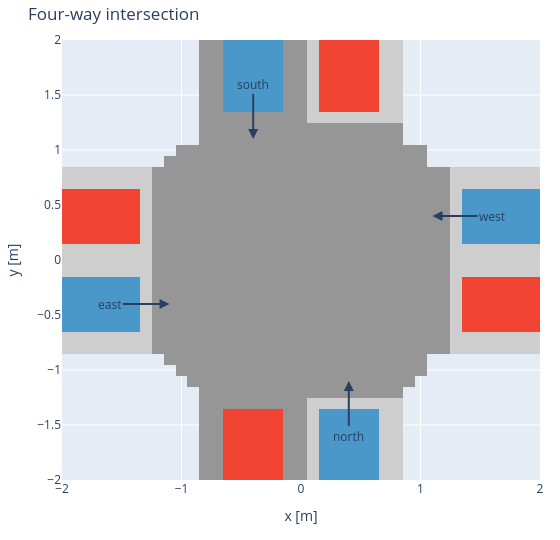

The notebook cell saved with this chart:
### Code cell
# Roads (grey), entry zones (blue) and exit zones (red), projected over (t, h, v); arrows at the entry states.
figure = impl.plot(*((ROAD[d](impl), dict(colorscale='Greys', value=.3)) for d in MAP),
                   *((ENTRY_ZONE[d](impl), dict(colorscale='Blues', value=.6)) for d in MAP),
                   *((EXIT_ZONE[d](impl), dict(colorscale='Reds', value=.6)) for d in MAP),
                   method='bitmap', axes=('x', 'y'),
                   layout=dict(title='Four-way intersection', width=560, height=540))
for d, (px, py, ph, _) in ENTRY.items():
    figure.add_annotation(x=px + .5*np.cos(ph), y=py + .5*np.sin(ph), ax=px, ay=py, axref='x', ayref='y',
                          text=d, arrowhead=2, arrowwidth=2)
figure.show()

### Figure 1 — Plotly figure (JSON) as saved in the notebook; plotly's stock layout.template omitted (floating-point values rounded to 4 significant figures; data arrays with more than 128 entries replaced by an {"elided": "..."} marker saying what was removed)
{"data": [{"colorscale": [[0, "rgb(255,255,255)"], [0.125, "rgb(240,240,240)"], [0.25, "rgb(217,217,217)"], [0.375, "rgb(189,189,189)"], [0.5, "rgb(150,150,150)"], [0.625, "rgb(115,115,115)"], [0.75, "rgb(82,82,82)"], [0.875, "rgb(37,37,37)"], [1, "rgb(0,0,0)"]], "showscale": false, "type": "heatmap", "x": {"elided": "1681 float values"}, "y": {"elided": "1681 float values"}, "z": {"elided": "1681 float values"}, "zmax": 1, "zmin": 0}, {"colorscale": [[0, "rgb(255,255,255)"], [0.125, "rgb(240,240,240)"], [0.25, "rgb(217,217,217)"], [0.375, "rgb(189,189,189)"], [0.5, "rgb(150,150,150)"], [0.625, "rgb(115,115,115)"], [0.75, "rgb(82,82,82)"], [0.875, "rgb(37,37,37)"], [1, "rgb(0,0,0)"]], "showscale": false, "type": "heatmap", "x": {"elided": "1681 float values"}, "y": {"elided": "1681 float values"}, "z": {"elided": "1681 float values"}, "zmax": 1, "zmin": 0}, {"colorscale": [[0, "rgb(255,255,255)"], [0.125, "rgb(240,240,240)"], [0.25, "rgb(217,217,217)"], [0.375, "rgb(189,189,189)"], [0.5, "rgb(150,150,150)"], [0.625, "rgb(115,115,115)"], [0.75, "rgb(82,82,82)"], [0.875, "rgb(37,37,37)"], [1, "rgb(0,0,0)"]], "showscale": false, "type": "heatmap", "x": {"elided": "1681 float values"}, "y": {"elided": "1681 float values"}, "z": {"elided": "1681 float values"}, "zmax": 1, "zmin": 0}, {"colorscale": [[0, "rgb(255,255,255)"], [0.125, "rgb(240,240,240)"], [0.25, "rgb(217,217,217)"], [0.375, "rgb(189,189,189)"], [0.5, "rgb(150,150,150)"], [0.625, "rgb(115,115,115)"], [0.75, "rgb(82,82,82)"], [0.875, "rgb(37,37,37)"], [1, "rgb(0,0,0)"]], "showscale": false, "type": "heatmap", "x": {"elided": "1681 float values"}, "y": {"elided": "1681 float values"}, "z": {"elided": "1681 float values"}, "zmax": 1, "zmin": 0}, {"colorscale": [[0, "rgb(255,255,255)"], [0.125, "rgb(240,240,240)"], [0.25, "rgb(217,217,217)"], [0.375, "rgb(189,189,189)"], [0.5, "rgb(150,150,150)"], [0.625, "rgb(115,115,115)"], [0.75, "rgb(82,82,82)"], [0.875, "rgb(37,37,37)"], [1, "rgb(0,0,0)"]], "showscale": false, "type": "heatmap", "x": {"elided": "1681 float values"}, "y": {"elided": "1681 float values"}, "z": {"elided": "1681 float values"}, "zmax": 1, "zmin": 0}, {"colorscale": [[0, "rgb(247,251,255)"], [0.125, "rgb(222,235,247)"], [0.25, "rgb(198,219,239)"], [0.375, "rgb(158,202,225)"], [0.5, "rgb(107,174,214)"], [0.625, "rgb(66,146,198)"], [0.75, "rgb(33,113,181)"], [0.875, "rgb(8,81,156)"], [1, "rgb(8,48,107)"]], "showscale": false, "type": "heatmap", "x": {"elided": "1681 float values"}, "y": {"elided": "1681 float values"}, "z": {"elided": "1681 float values"}, "zmax": 1, "zmin": 0}, {"colorscale": [[0, "rgb(247,251,255)"], [0.125, "rgb(222,235,247)"], [0.25, "rgb(198,219,239)"], [0.375, "rgb(158,202,225)"], [0.5, "rgb(107,174,214)"], [0.625, "rgb(66,146,198)"], [0.75, "rgb(33,113,181)"], [0.875, "rgb(8,81,156)"], [1, "rgb(8,48,107)"]], "showscale": false, "type": "heatmap", "x": {"elided": "1681 float values"}, "y": {"elided": "1681 float values"}, "z": {"elided": "1681 float values"}, "zmax": 1, "zmin": 0}, {"colorscale": [[0, "rgb(247,251,255)"], [0.125, "rgb(222,235,247)"], [0.25, "rgb(198,219,239)"], [0.375, "rgb(158,202,225)"], [0.5, "rgb(107,174,214)"], [0.625, "rgb(66,146,198)"], [0.75, "rgb(33,113,181)"], [0.875, "rgb(8,81,156)"], [1, "rgb(8,48,107)"]], "showscale": false, "type": "heatmap", "x": {"elided": "1681 float values"}, "y": {"elided": "1681 float values"}, "z": {"elided": "1681 float values"}, "zmax": 1, "zmin": 0}, {"colorscale": [[0, "rgb(247,251,255)"], [0.125, "rgb(222,235,247)"], [0.25, "rgb(198,219,239)"], [0.375, "rgb(158,202,225)"], [0.5, "rgb(107,174,214)"], [0.625, "rgb(66,146,198)"], [0.75, "rgb(33,113,181)"], [0.875, "rgb(8,81,156)"], [1, "rgb(8,48,107)"]], "showscale": false, "type": "heatmap", "x": {"elided": "1681 float values"}, "y": {"elided": "1681 float values"}, "z": {"elided": "1681 float values"}, "zmax": 1, "zmin": 0}, {"colorscale": [[0, "rgb(255,245,240)"], [0.125, "rgb(254,224,210)"], [0.25, "rgb(252,187,161)"], [0.375, "rgb(252,146,114)"], [0.5, "rgb(251,106,74)"], [0.625, "rgb(239,59,44)"], [0.75, "rgb(203,24,29)"], [0.875, "rgb(165,15,21)"], [1, "rgb(103,0,13)"]], "showscale": false, "type": "heatmap", "x": {"elided": "1681 float values"}, "y": {"elided": "1681 float values"}, "z": {"elided": "1681 float values"}, "zmax": 1, "zmin": 0}, {"colorscale": [[0, "rgb(255,245,240)"], [0.125, "rgb(254,224,210)"], [0.25, "rgb(252,187,161)"], [0.375, "rgb(252,146,114)"], [0.5, "rgb(251,106,74)"], [0.625, "rgb(239,59,44)"], [0.75, "rgb(203,24,29)"], [0.875, "rgb(165,15,21)"], [1, "rgb(103,0,13)"]], "showscale": false, "type": "heatmap", "x": {"elided": "1681 float values"}, "y": {"elided": "1681 float values"}, "z": {"elided": "1681 float values"}, "zmax": 1, "zmin": 0}, {"colorscale": [[0, "rgb(255,245,240)"], [0.125, "rgb(254,224,210)"], [0.25, "rgb(252,187,161)"], [0.375, "rgb(252,146,114)"], [0.5, "rgb(251,106,74)"], [0.625, "rgb(239,59,44)"], [0.75, "rgb(203,24,29)"], [0.875, "rgb(165,15,21)"], [1, "rgb(103,0,13)"]], "showscale": false, "type": "heatmap", "x": {"elided": "1681 float values"}, "y": {"elided": "1681 float values"}, "z": {"elided": "1681 float values"}, "zmax": 1, "zmin": 0}, {"colorscale": [[0, "rgb(255,245,240)"], [0.125, "rgb(254,224,210)"], [0.25, "rgb(252,187,161)"], [0.375, "rgb(252,146,114)"], [0.5, "rgb(251,106,74)"], [0.625, "rgb(239,59,44)"], [0.75, "rgb(203,24,29)"], [0.875, "rgb(165,15,21)"], [1, "rgb(103,0,13)"]], "showscale": false, "type": "heatmap", "x": {"elided": "1681 float values"}, "y": {"elided": "1681 float values"}, "z": {"elided": "1681 float values"}, "zmax": 1, "zmin": 0}], "layout": {"annotations": [{"arrowhead": 2, "arrowwidth": 2, "ax": -1.6, "axref": "x", "ay": -0.4, "ayref": "y", "text": "east", "x": -1.1, "y": -0.4}, {"arrowhead": 2, "arrowwidth": 2, "ax": 0.4, "axref": "x", "ay": -1.6, "ayref": "y", "text": "north", "x": 0.4, "y": -1.1}, {"arrowhead": 2, "arrowwidth": 2, "ax": 1.6, "axref": "x", "ay": 0.4, "ayref": "y", "text": "west", "x": 1.1, "y": 0.4}, {"arrowhead": 2, "arrowwidth": 2, "ax": -0.4, "axref": "x", "ay": 1.6, "ayref": "y", "text": "south", "x": -0.4, "y": 1.1}], "height": 540, "title": {"text": "Four-way intersection"}, "width": 560, "xaxis": {"range": [-2, 2], "showline": false, "showticklabels": true, "title": {"text": "x [m]"}, "zeroline": false}, "yaxis": {"range": [-2, 2], "showline": false, "showticklabels": true, "title": {"text": "y [m]"}, "zeroline": false}}}
